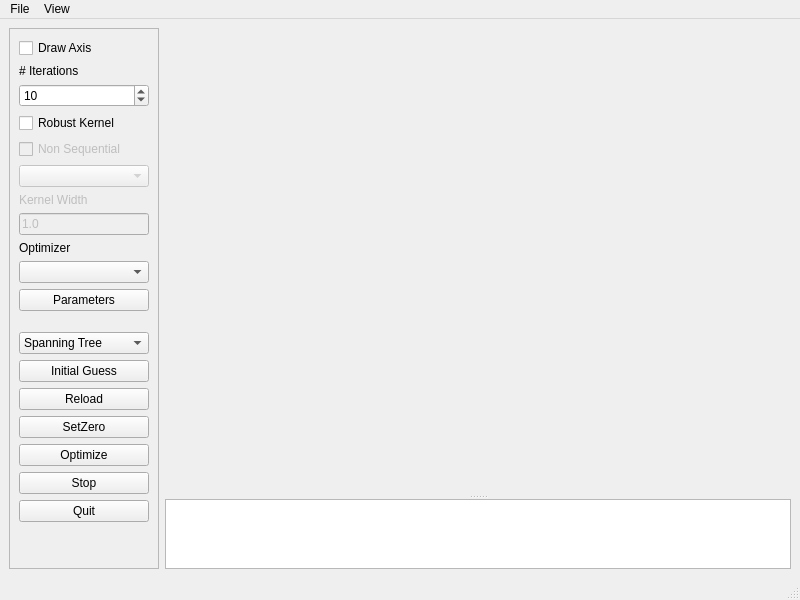
<?xml version="1.0" encoding="UTF-8"?>
<ui version="4.0">
 <class>BaseMainWindow</class>
 <widget class="QMainWindow" name="BaseMainWindow">
  <property name="geometry">
   <rect>
    <x>0</x>
    <y>0</y>
    <width>800</width>
    <height>600</height>
   </rect>
  </property>
  <property name="windowTitle">
   <string>g2o Viewer</string>
  </property>
  <widget class="QWidget" name="centralwidget">
   <layout class="QHBoxLayout" name="horizontalLayout">
    <item>
     <widget class="QFrame" name="frame">
      <property name="sizePolicy">
       <sizepolicy hsizetype="Preferred" vsizetype="Preferred">
        <horstretch>0</horstretch>
        <verstretch>0</verstretch>
       </sizepolicy>
      </property>
      <property name="minimumSize">
       <size>
        <width>150</width>
        <height>0</height>
       </size>
      </property>
      <property name="frameShape">
       <enum>QFrame::StyledPanel</enum>
      </property>
      <property name="frameShadow">
       <enum>QFrame::Raised</enum>
      </property>
      <layout class="QVBoxLayout" name="verticalLayout_2">
       <item>
        <widget class="QCheckBox" name="cbDrawAxis">
         <property name="text">
          <string>Draw Axis</string>
         </property>
         <property name="checked">
          <bool>false</bool>
         </property>
        </widget>
       </item>
       <item>
        <widget class="QLabel" name="label">
         <property name="text">
          <string># Iterations</string>
         </property>
        </widget>
       </item>
       <item>
        <widget class="QSpinBox" name="spIterations">
         <property name="minimum">
          <number>1</number>
         </property>
         <property name="maximum">
          <number>10000</number>
         </property>
         <property name="value">
          <number>10</number>
         </property>
        </widget>
       </item>
       <item>
        <widget class="QCheckBox" name="cbRobustKernel">
         <property name="text">
          <string>Robust Kernel</string>
         </property>
        </widget>
       </item>
       <item>
        <widget class="QCheckBox" name="cbOnlyLoop">
         <property name="enabled">
          <bool>false</bool>
         </property>
         <property name="toolTip">
          <string>Only apply the robust kernel for loop closures</string>
         </property>
         <property name="text">
          <string>Non Sequential</string>
         </property>
        </widget>
       </item>
       <item>
        <widget class="QComboBox" name="coRobustKernel">
         <property name="enabled">
          <bool>false</bool>
         </property>
        </widget>
       </item>
       <item>
        <widget class="QLabel" name="label_4">
         <property name="enabled">
          <bool>false</bool>
         </property>
         <property name="text">
          <string>Kernel Width</string>
         </property>
        </widget>
       </item>
       <item>
        <widget class="QLineEdit" name="leKernelWidth">
         <property name="enabled">
          <bool>false</bool>
         </property>
         <property name="text">
          <string>1.0</string>
         </property>
        </widget>
       </item>
       <item>
        <widget class="QLabel" name="label_2">
         <property name="text">
          <string>Optimizer</string>
         </property>
        </widget>
       </item>
       <item>
        <widget class="QComboBox" name="coOptimizer"/>
       </item>
       <item>
        <widget class="QPushButton" name="btnOptimizerParamaters">
         <property name="toolTip">
          <string>Adjust the parameters of the optimizer</string>
         </property>
         <property name="text">
          <string>Parameters</string>
         </property>
        </widget>
       </item>
       <item>
        <spacer name="verticalSpacer_2">
         <property name="orientation">
          <enum>Qt::Vertical</enum>
         </property>
         <property name="sizeType">
          <enum>QSizePolicy::Minimum</enum>
         </property>
         <property name="sizeHint" stdset="0">
          <size>
           <width>20</width>
           <height>15</height>
          </size>
         </property>
        </spacer>
       </item>
       <item>
        <widget class="QComboBox" name="cbxIniitialGuessMethod">
         <property name="toolTip">
          <string>Which method is applied to compute the initial guess</string>
         </property>
         <item>
          <property name="text">
           <string>Spanning Tree</string>
          </property>
         </item>
         <item>
          <property name="text">
           <string>Odometry</string>
          </property>
         </item>
        </widget>
       </item>
       <item>
        <widget class="QPushButton" name="btnInitialGuess">
         <property name="text">
          <string>Initial Guess</string>
         </property>
        </widget>
       </item>
       <item>
        <widget class="QPushButton" name="btnReload">
         <property name="text">
          <string>Reload</string>
         </property>
        </widget>
       </item>
       <item>
        <widget class="QPushButton" name="btnSetZero">
         <property name="text">
          <string>SetZero</string>
         </property>
        </widget>
       </item>
       <item>
        <widget class="QPushButton" name="btnOptimize">
         <property name="text">
          <string>Optimize</string>
         </property>
        </widget>
       </item>
       <item>
        <widget class="QPushButton" name="btnForceStop">
         <property name="text">
          <string>Stop</string>
         </property>
        </widget>
       </item>
       <item>
        <widget class="QPushButton" name="btnQuit">
         <property name="text">
          <string>Quit</string>
         </property>
        </widget>
       </item>
       <item>
        <spacer name="verticalSpacer">
         <property name="orientation">
          <enum>Qt::Vertical</enum>
         </property>
         <property name="sizeHint" stdset="0">
          <size>
           <width>20</width>
           <height>364</height>
          </size>
         </property>
        </spacer>
       </item>
      </layout>
     </widget>
    </item>
    <item>
     <widget class="QSplitter" name="splitter">
      <property name="sizePolicy">
       <sizepolicy hsizetype="Preferred" vsizetype="Expanding">
        <horstretch>1</horstretch>
        <verstretch>0</verstretch>
       </sizepolicy>
      </property>
      <property name="orientation">
       <enum>Qt::Vertical</enum>
      </property>
      <widget class="g2o::G2oQGLViewer" name="viewer" native="true">
       <property name="sizePolicy">
        <sizepolicy hsizetype="Preferred" vsizetype="MinimumExpanding">
         <horstretch>0</horstretch>
         <verstretch>100</verstretch>
        </sizepolicy>
       </property>
      </widget>
      <widget class="QPlainTextEdit" name="plainTextEdit">
       <property name="sizePolicy">
        <sizepolicy hsizetype="Preferred" vsizetype="Preferred">
         <horstretch>0</horstretch>
         <verstretch>1</verstretch>
        </sizepolicy>
       </property>
       <property name="readOnly">
        <bool>true</bool>
       </property>
      </widget>
     </widget>
    </item>
   </layout>
  </widget>
  <widget class="QMenuBar" name="menubar">
   <property name="geometry">
    <rect>
     <x>0</x>
     <y>0</y>
     <width>800</width>
     <height>22</height>
    </rect>
   </property>
   <widget class="QMenu" name="menuFile">
    <property name="title">
     <string>File</string>
    </property>
    <addaction name="actionLoad"/>
    <addaction name="actionSave"/>
    <addaction name="separator"/>
    <addaction name="actionSave_Screenshot"/>
    <addaction name="separator"/>
    <addaction name="actionLoad_Viewer_State"/>
    <addaction name="actionSave_Viewer_State"/>
    <addaction name="separator"/>
    <addaction name="actionQuit"/>
   </widget>
   <widget class="QMenu" name="menuView">
    <property name="title">
     <string>View</string>
    </property>
    <addaction name="actionWhite_Background"/>
    <addaction name="actionDefault_Background"/>
    <addaction name="separator"/>
    <addaction name="actionDump_Images"/>
    <addaction name="separator"/>
    <addaction name="actionProperties"/>
    <addaction name="actionOrthographic"/>
   </widget>
   <addaction name="menuFile"/>
   <addaction name="menuView"/>
  </widget>
  <widget class="QStatusBar" name="statusbar"/>
  <action name="actionLoad">
   <property name="text">
    <string>Load</string>
   </property>
  </action>
  <action name="actionSave">
   <property name="text">
    <string>Save</string>
   </property>
  </action>
  <action name="actionQuit">
   <property name="text">
    <string>Quit</string>
   </property>
  </action>
  <action name="actionWhite_Background">
   <property name="text">
    <string>White Background</string>
   </property>
  </action>
  <action name="actionDefault_Background">
   <property name="text">
    <string>Default Background</string>
   </property>
  </action>
  <action name="actionDump_Images">
   <property name="checkable">
    <bool>true</bool>
   </property>
   <property name="text">
    <string>Dump Images</string>
   </property>
  </action>
  <action name="actionProperties">
   <property name="text">
    <string>Draw Options</string>
   </property>
  </action>
  <action name="actionOrthographic">
   <property name="checkable">
    <bool>true</bool>
   </property>
   <property name="text">
    <string>Orthographic Projection</string>
   </property>
  </action>
  <action name="actionSave_Screenshot">
   <property name="text">
    <string>Save Screenshot</string>
   </property>
  </action>
  <action name="actionSave_Viewer_State">
   <property name="text">
    <string>Save Viewer State</string>
   </property>
  </action>
  <action name="actionLoad_Viewer_State">
   <property name="text">
    <string>Load Viewer State</string>
   </property>
  </action>
 </widget>
 <customwidgets>
  <customwidget>
   <class>g2o::G2oQGLViewer</class>
   <extends>QWidget</extends>
   <header>g2o_qglviewer.h</header>
   <container>1</container>
  </customwidget>
 </customwidgets>
 <resources/>
 <connections>
  <connection>
   <sender>cbRobustKernel</sender>
   <signal>toggled(bool)</signal>
   <receiver>label_4</receiver>
   <slot>setEnabled(bool)</slot>
   <hints>
    <hint type="sourcelabel">
     <x>131</x>
     <y>142</y>
    </hint>
    <hint type="destinationlabel">
     <x>144</x>
     <y>233</y>
    </hint>
   </hints>
  </connection>
  <connection>
   <sender>cbRobustKernel</sender>
   <signal>toggled(bool)</signal>
   <receiver>leKernelWidth</receiver>
   <slot>setEnabled(bool)</slot>
   <hints>
    <hint type="sourcelabel">
     <x>147</x>
     <y>142</y>
    </hint>
    <hint type="destinationlabel">
     <x>148</x>
     <y>266</y>
    </hint>
   </hints>
  </connection>
  <connection>
   <sender>btnQuit</sender>
   <signal>clicked()</signal>
   <receiver>BaseMainWindow</receiver>
   <slot>close()</slot>
   <hints>
    <hint type="sourcelabel">
     <x>101</x>
     <y>541</y>
    </hint>
    <hint type="destinationlabel">
     <x>5</x>
     <y>554</y>
    </hint>
   </hints>
  </connection>
  <connection>
   <sender>cbRobustKernel</sender>
   <signal>toggled(bool)</signal>
   <receiver>coRobustKernel</receiver>
   <slot>setEnabled(bool)</slot>
   <hints>
    <hint type="sourcelabel">
     <x>33</x>
     <y>133</y>
    </hint>
    <hint type="destinationlabel">
     <x>56</x>
     <y>210</y>
    </hint>
   </hints>
  </connection>
  <connection>
   <sender>cbRobustKernel</sender>
   <signal>toggled(bool)</signal>
   <receiver>cbOnlyLoop</receiver>
   <slot>setEnabled(bool)</slot>
   <hints>
    <hint type="sourcelabel">
     <x>103</x>
     <y>141</y>
    </hint>
    <hint type="destinationlabel">
     <x>101</x>
     <y>160</y>
    </hint>
   </hints>
  </connection>
 </connections>
</ui>
